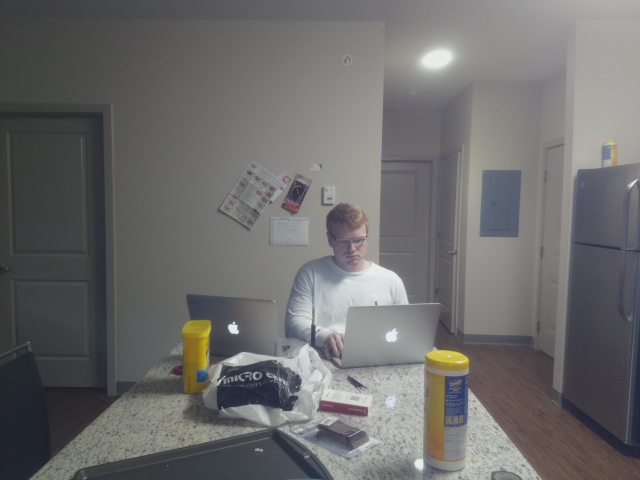
#> input picture Other/FaceDetection/my_image.jpg, 640 x 480 px, given in place of the camera
$ python main.py my_image.jpg
#> lines starting #> are read from the running program, lines starting #| are printed output that depends on the picture
#!/usr/bin/env python

import numpy as np
import cv2
from time import clock
import sys

#import video

if __name__ == '__main__':

    hsv_map = np.zeros((180, 256, 3), np.uint8)
    h, s = np.indices(hsv_map.shape[:2])
    hsv_map[:,:,0] = h
    hsv_map[:,:,1] = s
    hsv_map[:,:,2] = 255
    hsv_map = cv2.cvtColor(hsv_map, cv2.COLOR_HSV2BGR)
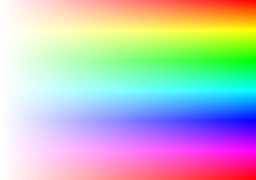
#> hsv_map: shape (180, 256, 3); mean B, G, R 190.8, 190.8, 190.9
    cv2.imshow('hsv_map', hsv_map)

    cv2.namedWindow('hist', 0)
    hist_scale = 10
    def set_scale(val):
        global hist_scale
        hist_scale = val
    cv2.createTrackbar('scale', 'hist', hist_scale, 32, set_scale)

    try: fn = sys.argv[1]
    except: fn = 0
    cam = cv2.VideoCapture(0)

    while True:
        flag, frame = cam.read()
#> frame is the input picture: shape (480, 640, 3); mean B, G, R 107.7, 108, 108.6
        cv2.imshow('camera', frame)

        small = cv2.pyrDown(frame)

        hsv = cv2.cvtColor(small, cv2.COLOR_BGR2HSV)
#> hsv: shape (240, 320, 3); mean H, S, V 65.9, 18.3, 111.7
        dark = hsv[...,2] < 32
#> dark: shape (240, 320) bool; every value is 0
        hsv[dark] = 0
        h = cv2.calcHist( [hsv], [0, 1], None, [180, 256], [0, 180, 0, 256] )
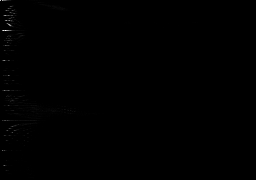
#> h: shape (180, 256) float32; min 0, max 1064, mean 1.7; drawn with min black and max white


        h = np.clip(h*0.005*hist_scale, 0, 1)
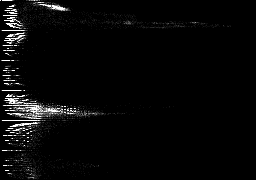
#> h: shape (180, 256) float32; min 0, max 1, mean 0.0316
        vis = hsv_map*h[:,:,np.newaxis] / 255.0
        #cv2.resize(img, (960, 540))
        cv2.imshow('hist', vis)

        ch = 0xFF & cv2.waitKey(1)
#> (key Esc is pressed here)
        if ch == 27:
            break
    cv2.destroyAllWindows()
